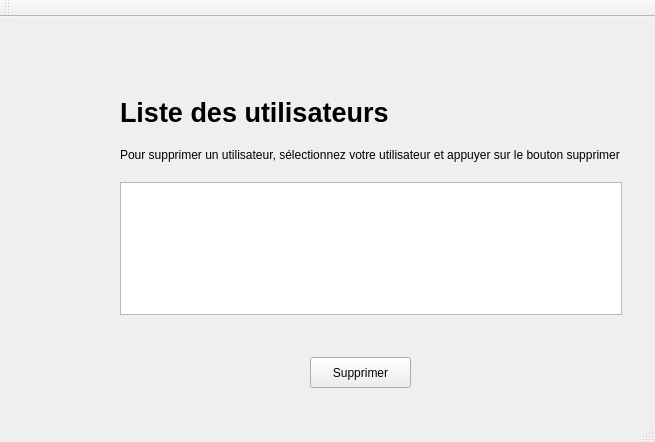
<?xml version="1.0" encoding="UTF-8"?>
<ui version="4.0">
 <class>DeleteUserUIClass</class>
 <widget class="QMainWindow" name="DeleteUserUIClass">
  <property name="geometry">
   <rect>
    <x>0</x>
    <y>0</y>
    <width>655</width>
    <height>442</height>
   </rect>
  </property>
  <property name="windowTitle">
   <string>DeleteUserUI</string>
  </property>
  <widget class="QWidget" name="centralWidget">
   <widget class="QPushButton" name="pushButton">
    <property name="geometry">
     <rect>
      <x>310</x>
      <y>340</y>
      <width>101</width>
      <height>31</height>
     </rect>
    </property>
    <property name="text">
     <string>Supprimer</string>
    </property>
   </widget>
   <widget class="QWidget" name="layoutWidget">
    <property name="geometry">
     <rect>
      <x>100</x>
      <y>60</y>
      <width>542</width>
      <height>258</height>
     </rect>
    </property>
    <layout class="QVBoxLayout" name="verticalLayout">
     <property name="spacing">
      <number>20</number>
     </property>
     <property name="sizeConstraint">
      <enum>QLayout::SetDefaultConstraint</enum>
     </property>
     <property name="leftMargin">
      <number>20</number>
     </property>
     <property name="topMargin">
      <number>20</number>
     </property>
     <property name="rightMargin">
      <number>20</number>
     </property>
     <property name="bottomMargin">
      <number>20</number>
     </property>
     <item>
      <widget class="QLabel" name="label">
       <property name="font">
        <font>
         <pointsize>20</pointsize>
         <italic>false</italic>
         <bold>true</bold>
         <underline>false</underline>
         <strikeout>false</strikeout>
        </font>
       </property>
       <property name="text">
        <string>Liste des utilisateurs</string>
       </property>
      </widget>
     </item>
     <item>
      <widget class="QLabel" name="label_2">
       <property name="text">
        <string>Pour supprimer un utilisateur, sélectionnez votre utilisateur et appuyer sur le bouton supprimer</string>
       </property>
      </widget>
     </item>
     <item>
      <widget class="QListWidget" name="listWidget"/>
     </item>
    </layout>
   </widget>
   <widget class="QPushButton" name="pushButton_2">
    <property name="geometry">
     <rect>
      <x>10</x>
      <y>10</y>
      <width>71</width>
      <height>51</height>
     </rect>
    </property>
    <property name="styleSheet">
     <string notr="true">border-radius: 25px;</string>
    </property>
    <property name="text">
     <string/>
    </property>
   </widget>
  </widget>
  <widget class="QMenuBar" name="menuBar">
   <property name="geometry">
    <rect>
     <x>0</x>
     <y>0</y>
     <width>655</width>
     <height>22</height>
    </rect>
   </property>
  </widget>
  <widget class="QToolBar" name="mainToolBar">
   <attribute name="toolBarArea">
    <enum>TopToolBarArea</enum>
   </attribute>
   <attribute name="toolBarBreak">
    <bool>false</bool>
   </attribute>
  </widget>
  <widget class="QStatusBar" name="statusBar"/>
 </widget>
 <layoutdefault spacing="6" margin="11"/>
 <resources/>
 <connections/>
</ui>
